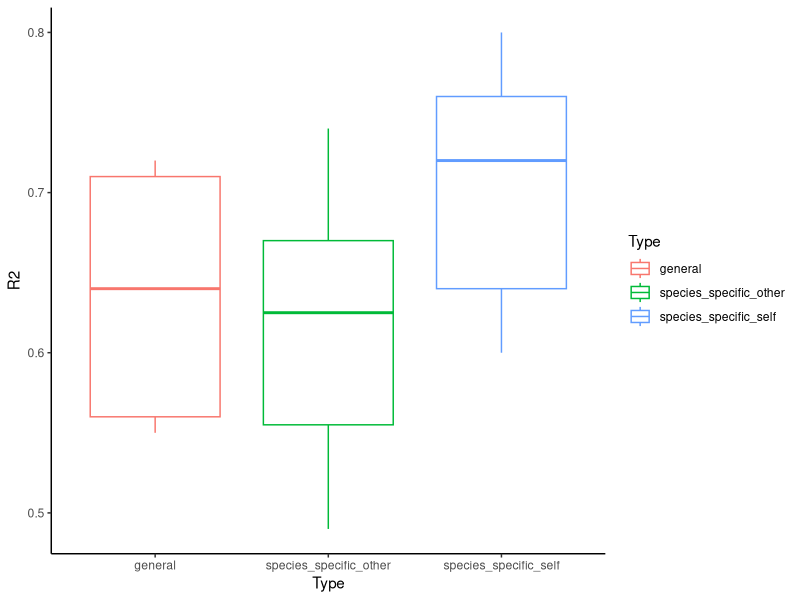
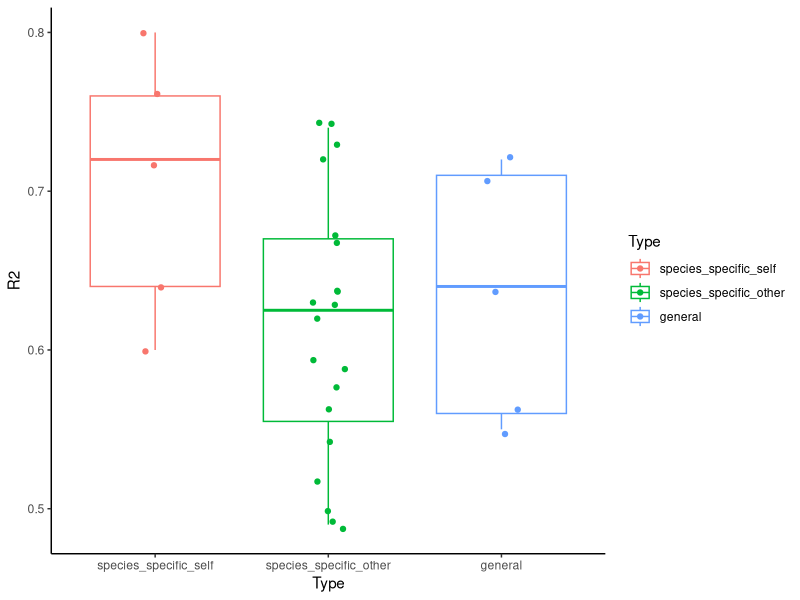
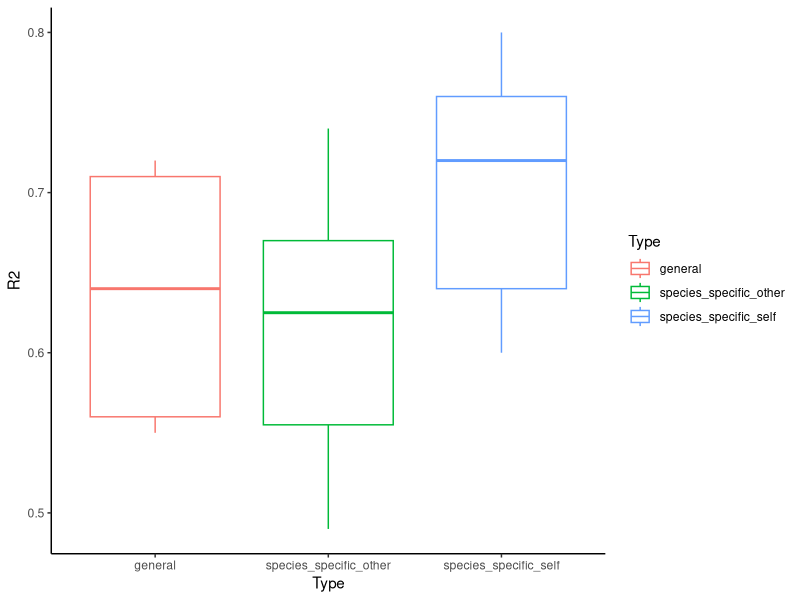
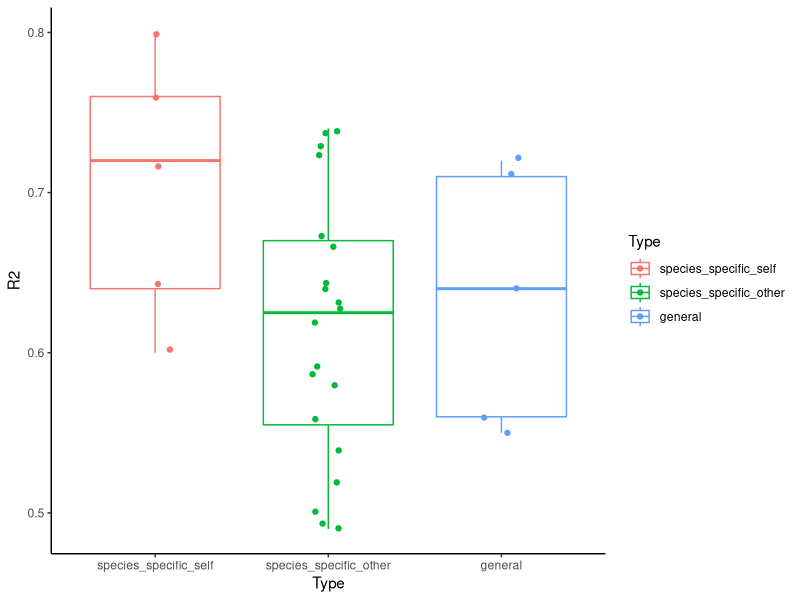

R code for these plots, in order:
# regression model performance 

# version 20230220
# /home/zhusitao/AI/TSS_Predict/ath/final_version/class/github/current/ResNet/test/roc_pr_species.csv
# /home/zhusitao/AI/TSS_Predict/ath/final_version/class/github/current/ResNet/test/get_total_cross.py

# version 20230322
# version 20230421
library(ggplot2)
library(reshape2)

# FigS7b
setwd('/Users/zhusitao/R_workspace/R_script/project/TSS_annotation/cross_species/')

# R2 in regression model 
# /home/zhusitao/AI/TSS_Predict/species_r2
# r2 <- read.csv("20230220/species_r2.csv")
# r2 <- read.csv("20230322/species_r2.csv")
r2 <- read.csv("20230421/species_r2.csv")
head(r2)
ggplot(data = r2, aes(x = Type, y = R2, color = Type)) +
  geom_boxplot() + theme_classic()
ggsave('20230421/cross_species_r2.pdf',width = 8, height = 6,units = 'in',dpi=300)

# add point for 毕业论文
r2$Type <- factor(r2$Type, levels = c("species_specific_self", "species_specific_other", "general"))
ggplot(data = r2, aes(x = Type, y = R2, color = Type)) +
  geom_boxplot() + theme_classic() +geom_jitter(width = 0.1)
ggsave('20230421/cross_species_r2_point.pdf',width = 8, height = 6,units = 'in',dpi=300)
